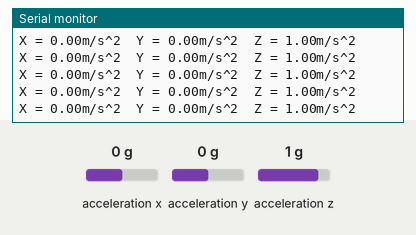
Simulated run of this sketch. Board: Arduino Nano 33 BLE. Parts: the last lines printed to the serial monitor. Inputs (shaded band) come from the test bench; at power-on: acceleration x 0 g, acceleration y 0 g, acceleration z 1 g.

Above: at 1.2 s.
1.3 s: acceleration x set to -1.4 g
At 2.2 s:
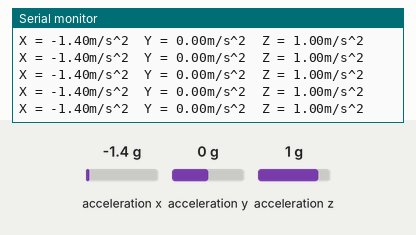
2.8 s: acceleration y set to -1.4 g
At 3.6 s:
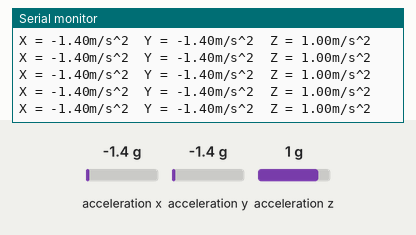

The sketch:

Get-Accel-Readings.ino
```cpp
// Read IMU values
#include "Arduino_LSM9DS1.h"

// Variable for accelerometer readings
float x, y, z;

void setup() {
  // Initialise serial port
  Serial.begin(9600);
  while (!Serial);
  Serial.println("Started");

  // Attempt to initialise IMU
  if (!IMU.begin()) {
    Serial.println("Failed to intialise IMU!");
    while (1);
  }

  Serial.print("Accelerometer sample rate = ");
  Serial.print(IMU.accelerationSampleRate());
  Serial.println(" Hz");
}

void loop() {
  // Check if new accelerometer data is available
  if (IMU.accelerationAvailable()) {
    // Get accelerometer readings
    IMU.readAcceleration(x, y, z);
    // Print the values
    Serial.println("X = " + String(x) + "m/s^2\tY = " + String(y) + "m/s^2\tZ = " + String(z) + "m/s^2");
  }
}
```

Measured:
- after the input at 1.3 s, the serial monitor: prints a new line at once (image 1)
- after the input at 2.8 s, the serial monitor: prints a new line at once (image 2)
